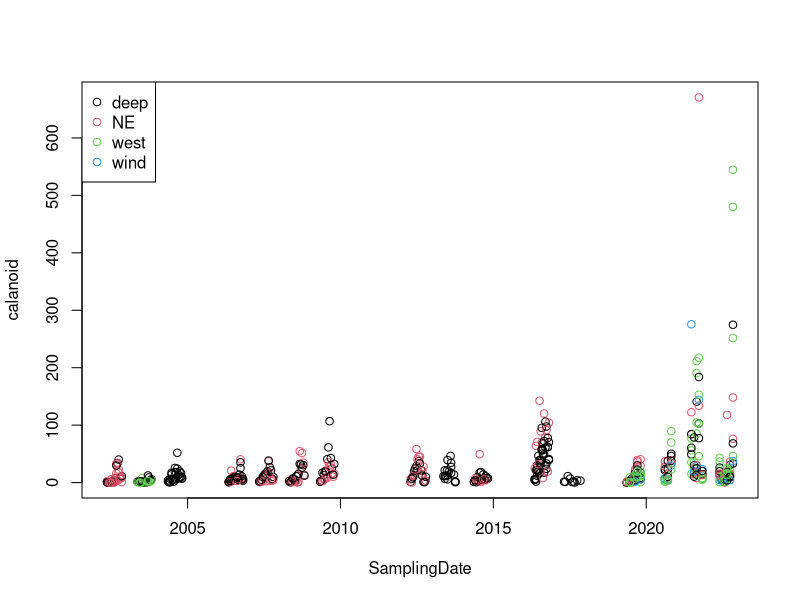
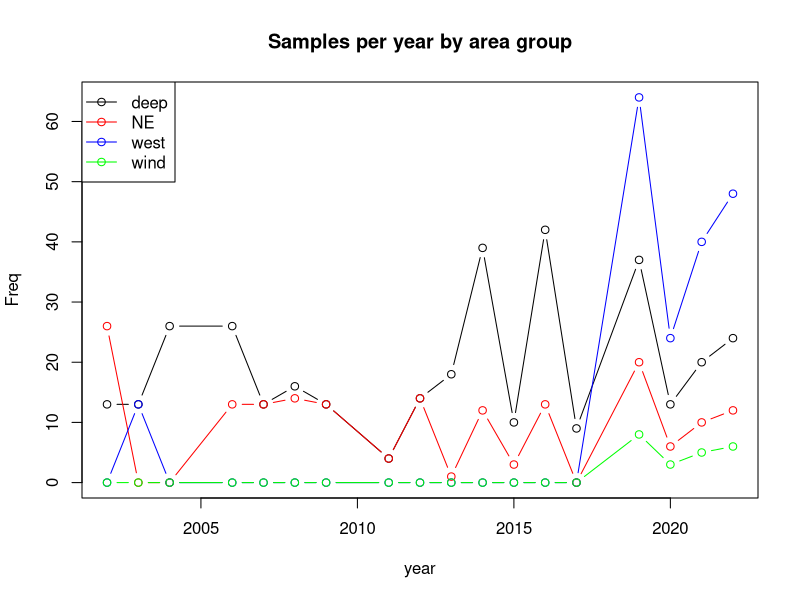
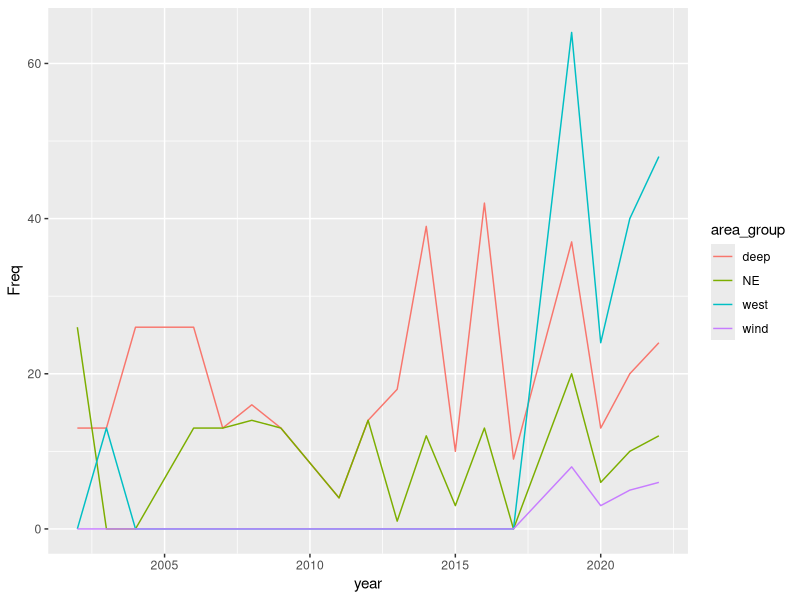

Source code (R) for these figures, in order:
## ---- chunk 1
knitr::opts_chunk$set(echo = TRUE)
## ---- chunk 2
library(readxl)
## ---- chunk 3
# xlsx files
ham <- read_excel("ind dates flat all parameters Hamilton only FOR Kim.xlsx")
## ---- chunk 4
#View(ham)
colnames(ham)
tail(ham)
str(ham)
## ---- chunk 5
# by column
head(ham$Station_Acronym)

# by condition
ham$calanoid[ham$Station_Acronym=="HH6" & ham$year==2016]
ham$calanoid[ham$Station_Acronym=="HH6" & ham$year==2015]

## ---- chunk 6
ham$area_group=as.factor(ham$area_group)
plot(calanoid~SamplingDate, data=ham, col=area_group)
legend("topleft", legend=levels(ham$area_group), 
       pch=1,col=c(1:length(levels(ham$area_group))))
## ---- chunk 7
table(ham$Station_Acronym)

knitr::kable(table(ham$Station_Acronym), col.names = c("Station Name", "No. of samples"))
## ---- chunk 8
samps=as.data.frame(table(ham[,c("year","area_group")]))
samps$year=as.numeric(as.character(samps$year))
plot(Freq~year,data=samps[samps$area_group=="deep",],
     xlim=c(min(samps$year), max(samps$year)),
     ylim=c(min(samps$Freq), max(samps$Freq)),
     col="black", type="b", main="Samples per year by area group")
lines(Freq~year,data=samps[samps$area_group=="NE",],
      col="red", type="b")
lines(Freq~year,data=samps[samps$area_group=="west",],
      col="blue", type="b")
lines(Freq~year,data=samps[samps$area_group=="wind",],
      col="green", type="b")

legend("topleft", legend=levels(ham$area_group), lty=1,
       pch=1,col=c("black", "red", "blue", "green"))
## ---- chunk 9
# similar plot using ggplot
library(ggplot2)
ggplot(samps, aes(x = year, y = Freq, 
    group = area_group, colour = area_group)) + geom_line()

